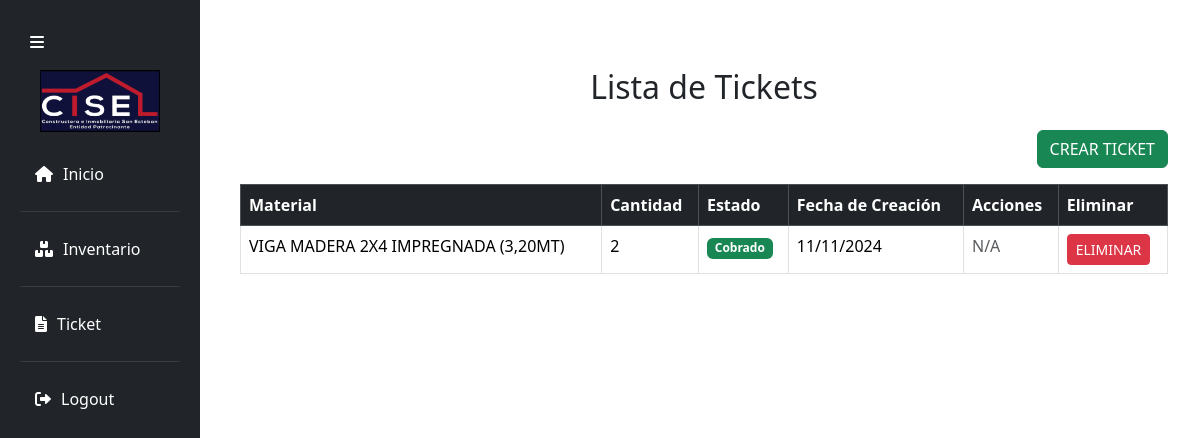
Page /tickets/ (signed in) on the earlier database version.
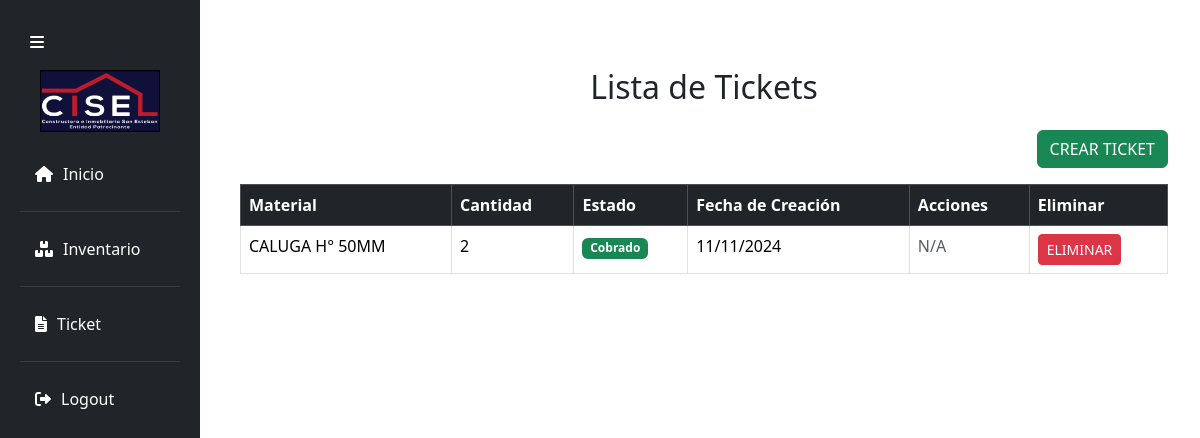
Same page on the later database version.
### Polls/models.py (models this page shows, shortened)
class Ticket(models.Model):
    ESTADO_CHOICES = [
        ('pendiente', 'Pendiente'),
        ('cobrado', 'Cobrado'),
    ]
    usuario = models.ForeignKey(CustomUser, on_delete=models.CASCADE)
    material_solicitado = models.ForeignKey(Material, on_delete=models.CASCADE)
    cantidad = models.IntegerField()
    estado = models.CharField(max_length=20)
    fecha_creacion = models.DateTimeField(auto_now_add=True)

class Material(models.Model):
    nombre = models.CharField(max_length=100)
    descripcion = models.TextField(blank=True, null=True)
    unidad_medida = models.ForeignKey('UnidadMedida', on_delete=models.CASCADE)
    cantidad_disponible = models.IntegerField()
    stock = models.IntegerField()
    activo = models.BooleanField(default=True)  # Campo para eliminación lógica

### Polls/views.py (the view)
# urls.py: path('tickets/', views.lista_tickets, name='lista_tickets'),
@login_required
@user_passes_test(lambda u: has_role_id(u, JEFE_OBRA) or has_role_id(u, JEFE_BODEGA), login_url='/access_denied/')
def lista_tickets(request):
    tickets = Ticket.objects.all()
    estado = request.GET.get('estado')
    if estado:
        tickets = tickets.filter(estado=estado)
    return render(request, 'Modulo_usuario/tickets/lista.html', {'tickets': tickets})

### Polls/context_processors.py (called while the page is built)
def role_context(request):
    user = request.user
    if user.is_authenticated:
        return {
            'can_access_ticket': user.roles.filter(id=JEFE_BODEGA).exists() or user.roles.filter(id=JEFE_OBRA).exists(),
            'can_access_inventario': user.roles.filter(id=JEFE_BODEGA).exists() or user.roles.filter(id=JEFE_OBRA).exists(),
            'can_access_reportes': user.roles.filter(id=ADMINISTRADOR_OBRA).exists(),
            'is_administrador_obra': user.roles.filter(id=ADMINISTRADOR_OBRA).exists(),
        }
    return {}

### Polls/views.py (called while the page is built)
def has_role_id(user, role_id):
    return user.roles.filter(id=role_id).exists()

### Polls/templates/Modulo_usuario/tickets/lista.html (shortened to what this page needs)
{% extends 'Modulo_usuario/base/base.html' %}
{% block content %}
<div class="container my-5">
    <h2 class="text-center mb-4">Lista de Tickets</h2>
    <div class="d-flex justify-content-end mb-3">
        <a href="{% url 'crear_ticket' %}" class="btn btn-success">Crear Ticket</a>
    </div>
    <table class="table table-hover table-bordered">
        <thead class="table-dark">
            <tr>
                <th>Material</th>
                <th>Cantidad</th>
                <th>Estado</th>
                <th>Fecha de Creación</th>
                <th>Acciones</th>
                <th>Eliminar</th>
            </tr>
        </thead>
        <tbody>
            {% if tickets %}
                {% for ticket in tickets %}
                <tr>
                    <td>{{ ticket.material_solicitado.nombre }}</td>
                    <td>{{ ticket.cantidad }}</td>
                    <td>
                        {% if ticket.estado == 'pendiente' %}
                            <span class="badge bg-warning text-dark">Pendiente</span>
                        {% else %}
                            <span class="badge bg-success">Cobrado</span>
                        {% endif %}
                    </td>
                    <td>{{ ticket.fecha_creacion|date:"d/m/Y" }}</td>
                    <td>
                        {% if ticket.estado == 'pendiente' %}
                            <a href="{% url 'cobrar_ticket' ticket.id %}" class="btn btn-sm btn-primary" onclick="return confirm('¿Estás seguro de cobrar este ticket?');">
                                Entregar
                            </a>
                        {% else %}
                            <span class="text-muted">N/A</span>
                        {% endif %}
                    </td>
                    <td>
                        <form action="{% url 'eliminar_ticket' ticket.id %}" method="POST" style="display:inline;">
                            <button type="submit" class="btn btn-sm btn-danger" onclick="return confirm('¿Estás seguro de eliminar este ticket?');">Eliminar</button>
                        </form>
                    </td>
                </tr>
                {% endfor %}
            {% else %}
                <tr>
                    <td colspan="6" class="text-center">No hay tickets disponibles.</td>
                </tr>
            {% endif %}
        </tbody>
    </table>
</div>
{% endblock %}

Differences in the rows shown:
removed Ticket: material_solicitado.nombre "VIGA MADERA 2X4 IMPREGNADA (3,20MT)", cantidad "2", estado "Cobrado", fecha_creacion "11/11/2024"
added Ticket: material_solicitado.nombre "CALUGA H° 50MM", cantidad "2", estado "Cobrado", fecha_creacion "11/11/2024"
